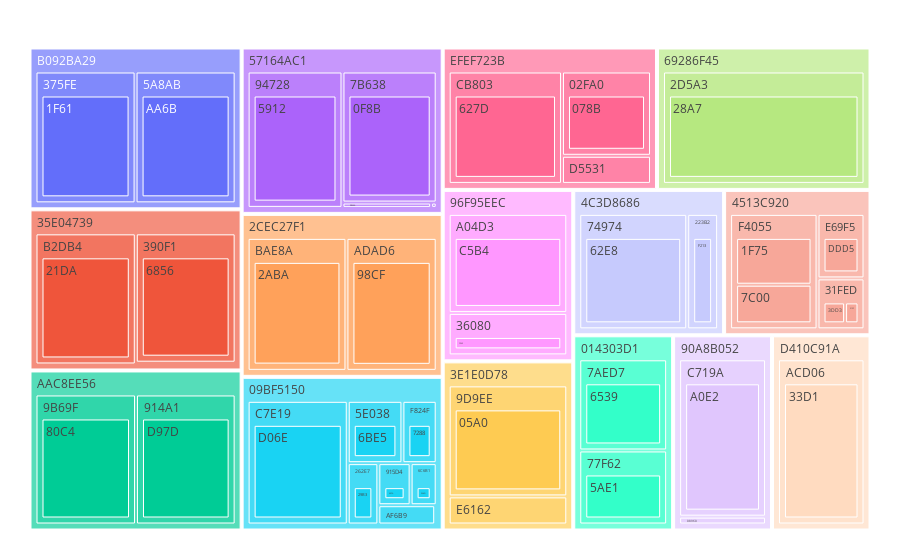

Write notebook code for a chart like this one.
### Code cell
# visualize the dataset hirachy
fig = px.treemap(source_grouped_count.reset_index(), path=['Level_1', 'Level_2', 'Level_3'], values='count')
fig.update_layout(margin = dict(t=25, l=25, r=25, b=25))
fig.show()
